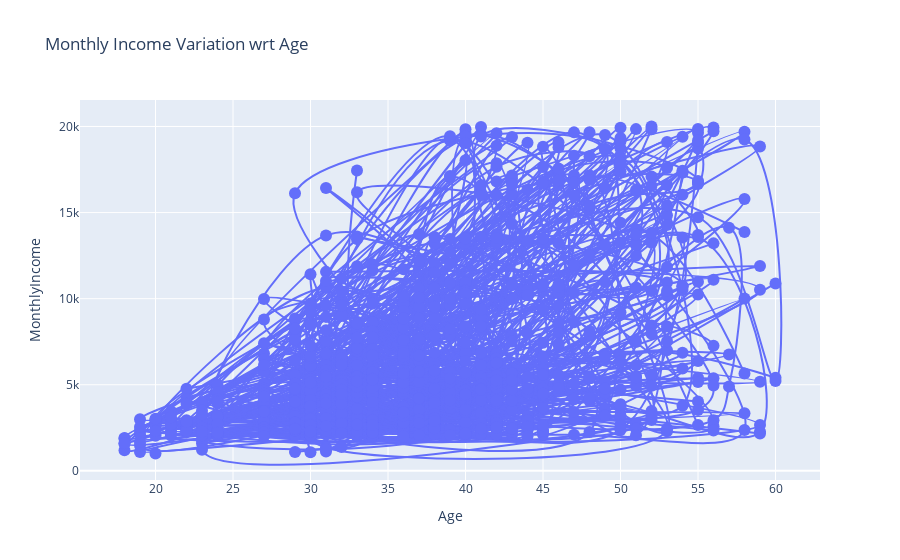

Notebook code cell kept with this figure:
### Code cell
# MonthlyIncome with respect to Age of Employee

#sns.lineplot(x='Age',y='MonthlyIncome', data=empdf)
trace = go.Scatter(x=empdf['Age'],y=empdf['MonthlyIncome'], mode="markers+lines",
                   marker=dict(size=12), line=dict(shape='spline'))
data=[trace]

layout = {"title":"Monthly Income Variation wrt Age",
           "xaxis":{"title":"Age"},
           "yaxis":{"title":"MonthlyIncome"}
         }

iplot({"data":data, "layout":layout})

### Figure 1 — Plotly figure (JSON) as saved in the notebook; plotly's stock layout.template omitted (floating-point values rounded to 4 significant figures; data arrays with more than 128 entries replaced by an {"elided": "..."} marker saying what was removed)
{"data": [{"line": {"shape": "spline"}, "marker": {"size": 12}, "mode": "markers+lines", "type": "scatter", "x": {"elided": "1029 int values"}, "y": {"elided": "1029 int values"}}], "layout": {"title": {"text": "Monthly Income Variation wrt Age"}, "xaxis": {"title": {"text": "Age"}}, "yaxis": {"title": {"text": "MonthlyIncome"}}}}
